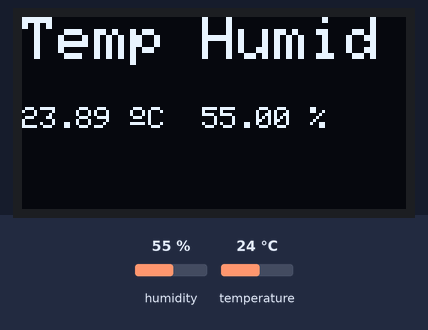
This sketch was run on a simulated Arduino Uno, built with avr-gcc and run on an emulated ATmega328P. Shown: 128×64 one-colour display. The test bench sets the inputs (shaded band); at power-on: humidity 55 %, temperature 24 °C.

Above: at 6.2 s.
6.3 s: humidity set to 22 %
At 8.3 s:
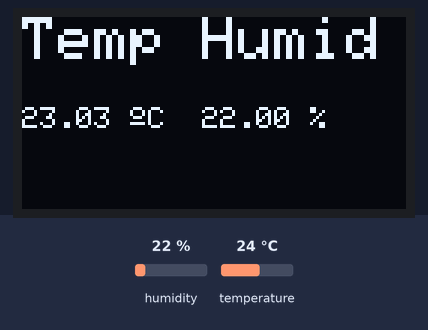
9.0 s: temperature set to 12 °C
At 10.3 s:
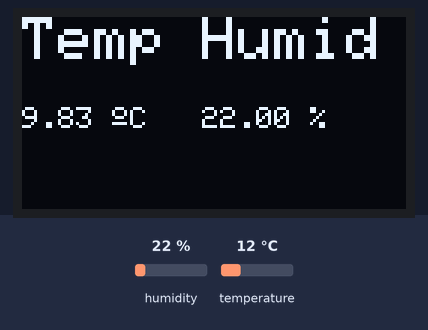
11.7 s: humidity set to 40 %
At 14.4 s:
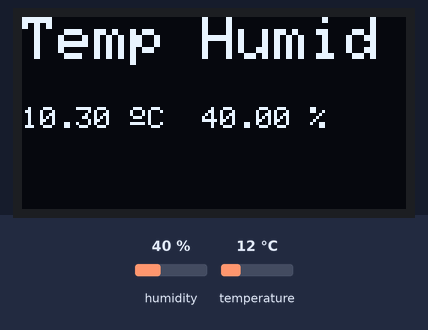
14.7 s: temperature set to 19 °C
At 16.8 s:
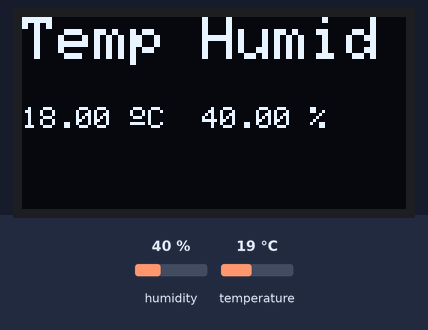
Timing chart, 0 to 18.3 s (numbered marks = the images above; inputs shaded):
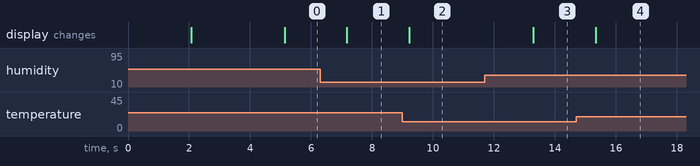

The sketch:

TempDHT11.ino
```cpp
#include <Wire.h>
#include "DHT.h"
#include <Adafruit_GFX.h>
#include <Adafruit_SSD1306.h>
#include <Adafruit_Sensor.h>
#define SCREEN_WIDTH 128
#define SCREEN_HEIGHT 64
#define DHTPIN 3
#define DHTTYPE DHT11
DHT dht(DHTPIN, DHTTYPE);
Adafruit_SSD1306 display(SCREEN_WIDTH, SCREEN_HEIGHT, &Wire, -1);

static const unsigned char PROGMEM image_data_Saraarray[] = {
  0xff, 0xff, 0xff, 0xff, 0xff, 0xff, 0xff, 0xff, 0xff, 0xff, 0xff, 0xff, 0xff, 0xff, 0xff, 0xff,
  0xff, 0xff, 0xff, 0xff, 0xff, 0xff, 0xff, 0xff, 0xff, 0xff, 0xff, 0xff, 0xff, 0xff, 0xff, 0xff,
  0xff, 0xff, 0xff, 0xff, 0xff, 0xff, 0xff, 0xff, 0xff, 0xff, 0xff, 0xff, 0xff, 0xff, 0xff, 0xff,
  0xff, 0xff, 0xff, 0xff, 0xff, 0xff, 0xff, 0xff, 0xff, 0xff, 0xff, 0xff, 0xff, 0xff, 0xff, 0xff,
  0xff, 0xff, 0xff, 0xff, 0xff, 0xff, 0xff, 0xff, 0xff, 0xff, 0xff, 0xff, 0xff, 0xff, 0xff, 0xff,
  0xff, 0xff, 0xff, 0xff, 0xff, 0xff, 0xff, 0xff, 0xff, 0xff, 0xff, 0xff, 0xff, 0xff, 0xff, 0xff,
  0xff, 0xff, 0xff, 0xff, 0xff, 0xff, 0xff, 0xff, 0xff, 0xff, 0xff, 0xff, 0xff, 0xff, 0xff, 0xff,
  0xff, 0xff, 0xff, 0xff, 0xff, 0xff, 0xff, 0xff, 0xff, 0xff, 0xff, 0xff, 0xff, 0xff, 0xff, 0xff,
  0xff, 0xff, 0xff, 0xff, 0xff, 0xff, 0xff, 0xff, 0xff, 0xff, 0xff, 0xff, 0xff, 0xff, 0xff, 0xff,
  0xff, 0xff, 0xff, 0xff, 0xff, 0xff, 0xff, 0xff, 0xff, 0xff, 0xff, 0xff, 0xff, 0xff, 0xff, 0xff,
  0xff, 0xff, 0xff, 0xff, 0xff, 0xff, 0xff, 0xff, 0xff, 0xff, 0xff, 0xff, 0xff, 0xff, 0xff, 0xff,
  0xff, 0xff, 0xff, 0xff, 0xff, 0xff, 0xff, 0xff, 0xff, 0xff, 0xff, 0xff, 0xff, 0xff, 0xff, 0xff,
  0xff, 0xff, 0xff, 0xff, 0xff, 0xff, 0xff, 0xff, 0xff, 0xff, 0xff, 0xff, 0xff, 0xff, 0xff, 0xff,
  0xff, 0xff, 0xff, 0xff, 0xff, 0xff, 0xff, 0xff, 0xff, 0xff, 0xff, 0xff, 0xff, 0xff, 0xff, 0xff,
  0xff, 0xff, 0xff, 0xff, 0xff, 0xff, 0xff, 0xff, 0xff, 0xff, 0xff, 0xff, 0xff, 0xff, 0xff, 0xff,
  0xff, 0xff, 0xff, 0xff, 0xff, 0xff, 0xff, 0xff, 0xff, 0xff, 0xff, 0xff, 0xff, 0xff, 0xff, 0xff,
  0xff, 0xff, 0xff, 0xff, 0xff, 0xff, 0xff, 0xff, 0xff, 0xff, 0xff, 0xff, 0xff, 0xff, 0xff, 0xff,
  0xff, 0xff, 0xff, 0xff, 0xff, 0xff, 0xe7, 0xff, 0xff, 0xff, 0xff, 0xff, 0xff, 0xff, 0xff, 0xff,
  0xff, 0xff, 0xff, 0xff, 0xff, 0xff, 0x87, 0xff, 0xff, 0xff, 0xff, 0xff, 0xff, 0xff, 0xff, 0xff,
  0xff, 0xff, 0xff, 0xff, 0xff, 0xff, 0x07, 0xff, 0xff, 0xff, 0xff, 0xff, 0xff, 0xff, 0xff, 0xff,
  0xff, 0xff, 0xff, 0xff, 0xff, 0xfc, 0x0f, 0xff, 0xff, 0xff, 0xff, 0xff, 0xff, 0xff, 0xff, 0xff,
  0xff, 0xff, 0xff, 0xff, 0xff, 0xf0, 0x0f, 0xff, 0xff, 0xff, 0xff, 0xff, 0xff, 0xff, 0xff, 0xff,
  0xff, 0xff, 0xff, 0xff, 0xff, 0xe0, 0x0f, 0xff, 0xff, 0xff, 0xff, 0xff, 0xff, 0xff, 0xff, 0xff,
  0xff, 0xff, 0xff, 0xff, 0xff, 0xe0, 0x0f, 0xff, 0xff, 0xff, 0xff, 0xff, 0xff, 0xff, 0xff, 0xff,
  0xff, 0xff, 0xff, 0xff, 0xff, 0xe0, 0x0f, 0xff, 0xff, 0xff, 0xff, 0xff, 0xff, 0xff, 0xff, 0xff,
  0xff, 0xff, 0xff, 0xff, 0xff, 0xe0, 0x3f, 0xff, 0xff, 0xff, 0xff, 0xff, 0xff, 0xff, 0xff, 0xff,
  0xff, 0xff, 0xff, 0xff, 0xff, 0xc0, 0xff, 0xff, 0xff, 0xff, 0xff, 0xff, 0xbf, 0xff, 0xff, 0xff,
  0xff, 0xff, 0xfe, 0x0e, 0x1f, 0x81, 0xe1, 0xff, 0xff, 0xff, 0x87, 0x83, 0x1c, 0x3f, 0xff, 0xff,
  0xff, 0xff, 0xf8, 0x0e, 0x1f, 0x87, 0xe1, 0xff, 0xff, 0xff, 0x87, 0x87, 0x1c, 0x3f, 0xff, 0xff,
  0xff, 0xff, 0xf0, 0x0e, 0x1f, 0x9f, 0xe1, 0xff, 0xff, 0xff, 0x87, 0x0f, 0x1c, 0x3f, 0xff, 0xff,
  0xff, 0xff, 0xf0, 0x0e, 0x1f, 0xff, 0xe1, 0xff, 0xff, 0xff, 0x87, 0x0f, 0xfc, 0x3f, 0xff, 0xff,
  0xff, 0xff, 0xf0, 0x7e, 0x1f, 0xc7, 0xe1, 0xfe, 0x7e, 0x7f, 0x86, 0x1f, 0xfc, 0x3f, 0xff, 0xff,
  0xff, 0xff, 0xf0, 0xfe, 0x1f, 0x01, 0xe0, 0x78, 0x70, 0x0f, 0x84, 0x1f, 0x1c, 0x0f, 0x87, 0xff,
  0xff, 0xff, 0xf0, 0x3e, 0x1e, 0x00, 0xe0, 0x70, 0x60, 0x07, 0x84, 0x3f, 0x1c, 0x0f, 0x07, 0xff,
  0xff, 0xff, 0xf0, 0x0e, 0x1c, 0x10, 0xe0, 0x70, 0x60, 0x07, 0x84, 0x3f, 0x1c, 0x0f, 0x07, 0xff,
  0xff, 0xff, 0xf0, 0x0e, 0x1c, 0x38, 0x60, 0x60, 0xc1, 0x83, 0x84, 0x3f, 0x1c, 0x0f, 0x07, 0xff,
  0xff, 0xff, 0xf0, 0x0e, 0x1c, 0x60, 0x61, 0xe1, 0xc3, 0xc3, 0x84, 0x1f, 0x1c, 0x3f, 0x0f, 0xff,
  0xff, 0xff, 0xf0, 0xfe, 0x1c, 0x60, 0x61, 0xe1, 0xc3, 0xc3, 0x86, 0x1f, 0x1c, 0x3e, 0x0f, 0xff,
  0xff, 0xff, 0xf0, 0xfe, 0x1c, 0x3f, 0xe0, 0xe1, 0xc1, 0x83, 0x86, 0x0f, 0x1c, 0x1e, 0x0f, 0xff,
  0xff, 0xff, 0xf0, 0x0e, 0x1c, 0x17, 0xe0, 0x61, 0xe0, 0x07, 0x87, 0x0f, 0x1e, 0x08, 0x1f, 0xff,
  0xff, 0xff, 0xf0, 0x0e, 0x1c, 0x03, 0xf0, 0x61, 0xe0, 0x07, 0x87, 0x07, 0x1e, 0x08, 0x1f, 0xff,
  0xff, 0xff, 0xf8, 0x0e, 0x1e, 0x01, 0xf8, 0x61, 0xf0, 0x0f, 0x87, 0x07, 0x1f, 0x08, 0x3f, 0xff,
  0xff, 0xff, 0xfe, 0x0e, 0x1f, 0x83, 0xfc, 0x61, 0xfc, 0x3f, 0x87, 0x83, 0x1f, 0xc8, 0x7f, 0xff,
  0xff, 0xff, 0xff, 0xff, 0xff, 0xff, 0xff, 0xff, 0xff, 0xff, 0xff, 0xff, 0xff, 0xff, 0xff, 0xff,
  0xff, 0xff, 0xff, 0xff, 0xff, 0xff, 0xff, 0xff, 0xff, 0xff, 0xff, 0xff, 0xff, 0xff, 0xff, 0xff,
  0xff, 0xff, 0xff, 0xff, 0xff, 0xff, 0xff, 0xff, 0xff, 0xff, 0xff, 0xff, 0xff, 0xff, 0xff, 0xff,
  0xff, 0xff, 0xff, 0xff, 0xff, 0xff, 0xff, 0xff, 0xff, 0xff, 0xff, 0xff, 0xff, 0xff, 0xff, 0xff,
  0xff, 0xff, 0xfb, 0xfb, 0xdf, 0xfe, 0xef, 0xff, 0xff, 0xff, 0xff, 0xff, 0xff, 0xff, 0xff, 0xff,
  0xff, 0xff, 0xfb, 0xfb, 0xdf, 0xff, 0x6b, 0xef, 0xff, 0xff, 0xff, 0xff, 0xff, 0xff, 0xff, 0xff,
  0xff, 0xff, 0xfb, 0xfb, 0xdf, 0xff, 0xef, 0xef, 0xff, 0xff, 0xff, 0xff, 0xff, 0xff, 0xff, 0xff,
  0xff, 0xff, 0xff, 0xff, 0xff, 0xff, 0xff, 0xff, 0xff, 0xff, 0xff, 0xff, 0xff, 0xff, 0xff, 0xff,
  0xff, 0xff, 0xff, 0xff, 0xff, 0xff, 0xff, 0xff, 0xff, 0xff, 0xff, 0xff, 0xff, 0xff, 0xff, 0xff,
  0xff, 0xff, 0xff, 0xff, 0xff, 0xff, 0xff, 0xff, 0xff, 0xff, 0xff, 0xff, 0xff, 0xff, 0xff, 0xff,
  0xff, 0xff, 0xff, 0xff, 0xff, 0xff, 0xff, 0xff, 0xff, 0xff, 0xff, 0xff, 0xff, 0xff, 0xff, 0xff,
  0xff, 0xff, 0xff, 0xff, 0xff, 0xff, 0xff, 0xff, 0xff, 0xff, 0xff, 0xff, 0xff, 0xff, 0xff, 0xff,
  0xff, 0xff, 0xff, 0xff, 0xff, 0xff, 0xff, 0xff, 0xff, 0xff, 0xff, 0xff, 0xff, 0xff, 0xff, 0xff,
  0xff, 0xff, 0xff, 0xff, 0xff, 0xff, 0xff, 0xff, 0xff, 0xff, 0xff, 0xff, 0xff, 0xff, 0xff, 0xff,
  0xff, 0xff, 0xff, 0xff, 0xff, 0xff, 0xff, 0xff, 0xff, 0xff, 0xff, 0xff, 0xff, 0xff, 0xff, 0xff,
  0xff, 0xff, 0xff, 0xff, 0xff, 0xff, 0xff, 0xff, 0xff, 0xff, 0xff, 0xff, 0xff, 0xff, 0xff, 0xff,
  0xff, 0xff, 0xff, 0xff, 0xff, 0xff, 0xff, 0xff, 0xff, 0xff, 0xff, 0xff, 0xff, 0xff, 0xff, 0xff,
  0xff, 0xff, 0xff, 0xff, 0xff, 0xff, 0xff, 0xff, 0xff, 0xff, 0xff, 0xff, 0xff, 0xff, 0xff, 0xff,
  0xff, 0xff, 0xff, 0xff, 0xff, 0xff, 0xff, 0xff, 0xff, 0xff, 0xff, 0xff, 0xff, 0xff, 0xff, 0xff,
  0xff, 0xff, 0xff, 0xff, 0xff, 0xff, 0xff, 0xff, 0xff, 0xff, 0xff, 0xff, 0xff, 0xff, 0xff, 0xff,
  0xff, 0xff, 0xff, 0xff, 0xff, 0xff, 0xff, 0xff, 0xff, 0xff, 0xff, 0xff, 0xff, 0xff, 0xff, 0xff
};

void setup() {

  dht.begin();

  display.begin(SSD1306_SWITCHCAPVCC, 0x3C);
  delay(2000);  // Pause for 2 seconds


  display.clearDisplay();


  display.drawBitmap(0, 0, image_data_Saraarray, 128, 64, 1);
  display.display();
  delay(3000);
}

void loop() {

  float h = dht.readHumidity();
  float t = dht.readTemperature();
  float hic = dht.computeHeatIndex(t, h, false);


  display.clearDisplay();
  display.setTextSize(2);
  display.setTextColor(WHITE);
  display.setCursor(0, 0);
  display.print("Temp Humid");
  display.setCursor(0, 30);
  display.setTextSize(1);
  display.print(hic);
  display.print(" ");
  display.write(167);
  display.print("C");
  display.setCursor(60, 30);
  display.print(h);
  display.print(" ");
  display.write(37);
  display.display();
}
```

Measured:
- after the input at 6.3 s, the display: changes after 0.88 s (image 1)
- after the input at 9.0 s, the display: changes after 0.23 s (image 2)
- after the input at 11.7 s, the display: changes after 1.6 s (image 3)
- after the input at 14.7 s, the display: changes after 0.64 s (image 4)
